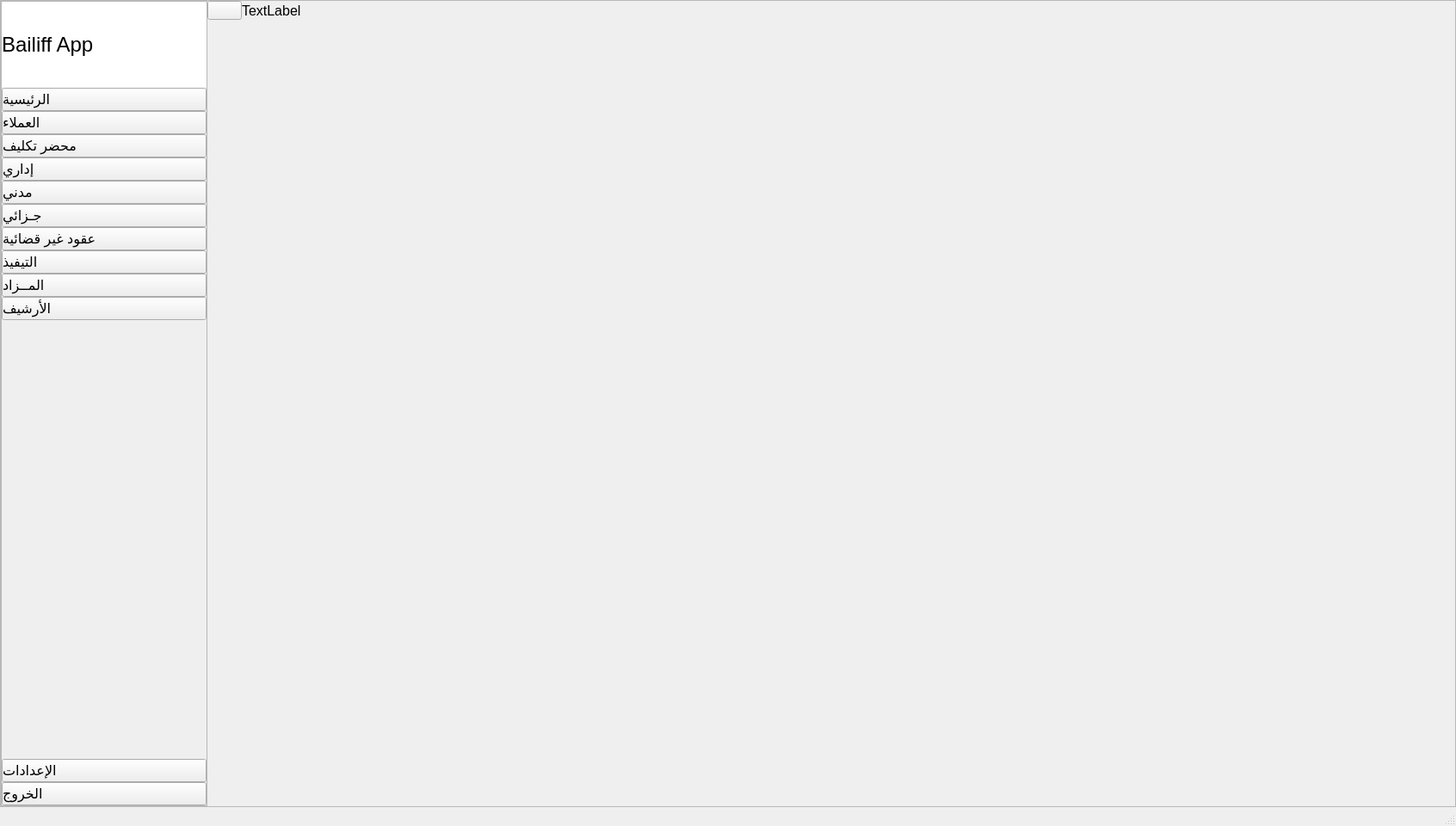
<?xml version="1.0" encoding="UTF-8"?>
<ui version="4.0">
 <class>MainWindow</class>
 <widget class="QMainWindow" name="MainWindow">
  <property name="geometry">
   <rect>
    <x>0</x>
    <y>0</y>
    <width>1692</width>
    <height>960</height>
   </rect>
  </property>
  <property name="windowTitle">
   <string>MainWindow</string>
  </property>
  <property name="styleSheet">
   <string notr="true"/>
  </property>
  <widget class="QWidget" name="centralwidget">
   <layout class="QGridLayout" name="gridLayout">
    <property name="leftMargin">
     <number>0</number>
    </property>
    <property name="topMargin">
     <number>0</number>
    </property>
    <property name="rightMargin">
     <number>0</number>
    </property>
    <property name="bottomMargin">
     <number>0</number>
    </property>
    <property name="spacing">
     <number>0</number>
    </property>
    <item row="0" column="0">
     <widget class="QFrame" name="frame_main">
      <property name="sizePolicy">
       <sizepolicy hsizetype="Expanding" vsizetype="Expanding">
        <horstretch>0</horstretch>
        <verstretch>0</verstretch>
       </sizepolicy>
      </property>
      <property name="frameShape">
       <enum>QFrame::Shape::StyledPanel</enum>
      </property>
      <property name="frameShadow">
       <enum>QFrame::Shadow::Raised</enum>
      </property>
      <layout class="QHBoxLayout" name="horizontalLayout_4">
       <property name="spacing">
        <number>0</number>
       </property>
       <property name="leftMargin">
        <number>0</number>
       </property>
       <property name="topMargin">
        <number>0</number>
       </property>
       <property name="rightMargin">
        <number>0</number>
       </property>
       <property name="bottomMargin">
        <number>0</number>
       </property>
       <item>
        <widget class="QScrollArea" name="scrollArea">
         <property name="sizePolicy">
          <sizepolicy hsizetype="Expanding" vsizetype="Preferred">
           <horstretch>0</horstretch>
           <verstretch>0</verstretch>
          </sizepolicy>
         </property>
         <property name="minimumSize">
          <size>
           <width>240</width>
           <height>0</height>
          </size>
         </property>
         <property name="maximumSize">
          <size>
           <width>16777215</width>
           <height>16777215</height>
          </size>
         </property>
         <property name="widgetResizable">
          <bool>true</bool>
         </property>
         <widget class="QWidget" name="scrollAreaWidgetContents">
          <property name="geometry">
           <rect>
            <x>0</x>
            <y>0</y>
            <width>238</width>
            <height>935</height>
           </rect>
          </property>
          <property name="sizePolicy">
           <sizepolicy hsizetype="Expanding" vsizetype="Expanding">
            <horstretch>0</horstretch>
            <verstretch>0</verstretch>
           </sizepolicy>
          </property>
          <layout class="QVBoxLayout" name="verticalLayout_4">
           <property name="spacing">
            <number>0</number>
           </property>
           <property name="leftMargin">
            <number>0</number>
           </property>
           <property name="topMargin">
            <number>0</number>
           </property>
           <property name="rightMargin">
            <number>0</number>
           </property>
           <property name="bottomMargin">
            <number>0</number>
           </property>
           <item>
            <widget class="QWidget" name="widget_3" native="true">
             <property name="styleSheet">
              <string notr="true">background-color: rgb(255, 255, 255);</string>
             </property>
             <layout class="QHBoxLayout" name="horizontalLayout_3">
              <property name="spacing">
               <number>0</number>
              </property>
              <property name="leftMargin">
               <number>0</number>
              </property>
              <property name="topMargin">
               <number>0</number>
              </property>
              <property name="rightMargin">
               <number>0</number>
              </property>
              <property name="bottomMargin">
               <number>0</number>
              </property>
              <item>
               <widget class="QLabel" name="label_2">
                <property name="sizePolicy">
                 <sizepolicy hsizetype="Preferred" vsizetype="Preferred">
                  <horstretch>0</horstretch>
                  <verstretch>0</verstretch>
                 </sizepolicy>
                </property>
                <property name="font">
                 <font>
                  <pointsize>18</pointsize>
                 </font>
                </property>
                <property name="text">
                 <string>Bailiff App</string>
                </property>
               </widget>
              </item>
              <item>
               <widget class="QLabel" name="label">
                <property name="minimumSize">
                 <size>
                  <width>120</width>
                  <height>100</height>
                 </size>
                </property>
                <property name="maximumSize">
                 <size>
                  <width>120</width>
                  <height>100</height>
                 </size>
                </property>
                <property name="text">
                 <string/>
                </property>
                <property name="pixmap">
                 <pixmap resource="ui.resources.qrc">:/icons/icons/bailiff_logo.png</pixmap>
                </property>
                <property name="scaledContents">
                 <bool>true</bool>
                </property>
               </widget>
              </item>
             </layout>
            </widget>
           </item>
           <item>
            <widget class="QWidget" name="widget_full_menu" native="true">
             <property name="sizePolicy">
              <sizepolicy hsizetype="Expanding" vsizetype="Preferred">
               <horstretch>0</horstretch>
               <verstretch>0</verstretch>
              </sizepolicy>
             </property>
             <property name="styleSheet">
              <string notr="true">text-align: left;</string>
             </property>
             <layout class="QVBoxLayout" name="verticalLayout_3">
              <property name="spacing">
               <number>0</number>
              </property>
              <property name="leftMargin">
               <number>0</number>
              </property>
              <property name="topMargin">
               <number>0</number>
              </property>
              <property name="rightMargin">
               <number>0</number>
              </property>
              <property name="bottomMargin">
               <number>0</number>
              </property>
              <item>
               <widget class="QPushButton" name="pb_home">
                <property name="font">
                 <font>
                  <pointsize>12</pointsize>
                 </font>
                </property>
                <property name="text">
                 <string>الرئيسية</string>
                </property>
                <property name="icon">
                 <iconset resource="ui.resources.qrc">
                  <normaloff>:/icons/icons/dashboard_layout.png</normaloff>:/icons/icons/dashboard_layout.png</iconset>
                </property>
                <property name="iconSize">
                 <size>
                  <width>24</width>
                  <height>24</height>
                 </size>
                </property>
                <property name="checkable">
                 <bool>true</bool>
                </property>
                <attribute name="buttonGroup">
                 <string notr="true">buttonGroup</string>
                </attribute>
               </widget>
              </item>
              <item>
               <widget class="QPushButton" name="pb_clients_show">
                <property name="font">
                 <font>
                  <pointsize>12</pointsize>
                 </font>
                </property>
                <property name="text">
                 <string>العملاء</string>
                </property>
                <property name="icon">
                 <iconset resource="ui.resources.qrc">
                  <normaloff>:/icons/icons/users.png</normaloff>:/icons/icons/users.png</iconset>
                </property>
                <property name="iconSize">
                 <size>
                  <width>24</width>
                  <height>24</height>
                 </size>
                </property>
                <property name="checkable">
                 <bool>true</bool>
                </property>
                <attribute name="buttonGroup">
                 <string notr="true">buttonGroup</string>
                </attribute>
               </widget>
              </item>
              <item>
               <widget class="QPushButton" name="pb_repports_show">
                <property name="font">
                 <font>
                  <pointsize>12</pointsize>
                 </font>
                </property>
                <property name="text">
                 <string>محضر تكليف</string>
                </property>
                <property name="icon">
                 <iconset resource="ui.resources.qrc">
                  <normaloff>:/icons/icons/task.png</normaloff>:/icons/icons/task.png</iconset>
                </property>
                <property name="iconSize">
                 <size>
                  <width>24</width>
                  <height>24</height>
                 </size>
                </property>
                <property name="checkable">
                 <bool>true</bool>
                </property>
                <attribute name="buttonGroup">
                 <string notr="true">buttonGroup</string>
                </attribute>
               </widget>
              </item>
              <item>
               <widget class="QPushButton" name="pb_administration">
                <property name="font">
                 <font>
                  <pointsize>12</pointsize>
                 </font>
                </property>
                <property name="text">
                 <string>إداري</string>
                </property>
                <property name="icon">
                 <iconset resource="ui.resources.qrc">
                  <normaloff>:/icons/icons/business_building.png</normaloff>:/icons/icons/business_building.png</iconset>
                </property>
                <property name="iconSize">
                 <size>
                  <width>24</width>
                  <height>24</height>
                 </size>
                </property>
                <property name="checkable">
                 <bool>true</bool>
                </property>
                <attribute name="buttonGroup">
                 <string notr="true">buttonGroup</string>
                </attribute>
               </widget>
              </item>
              <item>
               <widget class="QPushButton" name="pb_civil">
                <property name="font">
                 <font>
                  <pointsize>12</pointsize>
                 </font>
                </property>
                <property name="text">
                 <string>مدني</string>
                </property>
                <property name="icon">
                 <iconset resource="ui.resources.qrc">
                  <normaloff>:/icons/icons/meeting_room.png</normaloff>:/icons/icons/meeting_room.png</iconset>
                </property>
                <property name="iconSize">
                 <size>
                  <width>24</width>
                  <height>24</height>
                 </size>
                </property>
                <property name="checkable">
                 <bool>true</bool>
                </property>
                <attribute name="buttonGroup">
                 <string notr="true">buttonGroup</string>
                </attribute>
               </widget>
              </item>
              <item>
               <widget class="QPushButton" name="pb_penal">
                <property name="font">
                 <font>
                  <pointsize>12</pointsize>
                 </font>
                </property>
                <property name="text">
                 <string>جـزائي</string>
                </property>
                <property name="icon">
                 <iconset resource="ui.resources.qrc">
                  <normaloff>:/icons/icons/law.png</normaloff>:/icons/icons/law.png</iconset>
                </property>
                <property name="iconSize">
                 <size>
                  <width>24</width>
                  <height>24</height>
                 </size>
                </property>
                <property name="checkable">
                 <bool>true</bool>
                </property>
                <attribute name="buttonGroup">
                 <string notr="true">buttonGroup</string>
                </attribute>
               </widget>
              </item>
              <item>
               <widget class="QPushButton" name="pb_acts">
                <property name="font">
                 <font>
                  <pointsize>12</pointsize>
                 </font>
                </property>
                <property name="text">
                 <string>عقود غير قضائية</string>
                </property>
                <property name="icon">
                 <iconset resource="ui.resources.qrc">
                  <normaloff>:/icons/icons/contract.png</normaloff>:/icons/icons/contract.png</iconset>
                </property>
                <property name="iconSize">
                 <size>
                  <width>24</width>
                  <height>24</height>
                 </size>
                </property>
                <property name="checkable">
                 <bool>true</bool>
                </property>
                <attribute name="buttonGroup">
                 <string notr="true">buttonGroup</string>
                </attribute>
               </widget>
              </item>
              <item>
               <widget class="QPushButton" name="pb_execution">
                <property name="font">
                 <font>
                  <pointsize>12</pointsize>
                 </font>
                </property>
                <property name="text">
                 <string>التيفيذ</string>
                </property>
                <property name="icon">
                 <iconset resource="ui.resources.qrc">
                  <normaloff>:/icons/icons/police.png</normaloff>:/icons/icons/police.png</iconset>
                </property>
                <property name="iconSize">
                 <size>
                  <width>24</width>
                  <height>24</height>
                 </size>
                </property>
                <property name="checkable">
                 <bool>true</bool>
                </property>
                <attribute name="buttonGroup">
                 <string notr="true">buttonGroup</string>
                </attribute>
               </widget>
              </item>
              <item>
               <widget class="QPushButton" name="pb_auction">
                <property name="font">
                 <font>
                  <pointsize>12</pointsize>
                 </font>
                </property>
                <property name="text">
                 <string>المــزاد</string>
                </property>
                <property name="icon">
                 <iconset resource="ui.resources.qrc">
                  <normaloff>:/icons/icons/auctionist.png</normaloff>:/icons/icons/auctionist.png</iconset>
                </property>
                <property name="iconSize">
                 <size>
                  <width>24</width>
                  <height>24</height>
                 </size>
                </property>
                <property name="checkable">
                 <bool>true</bool>
                </property>
                <attribute name="buttonGroup">
                 <string notr="true">buttonGroup</string>
                </attribute>
               </widget>
              </item>
              <item>
               <widget class="QPushButton" name="pb_archives">
                <property name="font">
                 <font>
                  <pointsize>12</pointsize>
                 </font>
                </property>
                <property name="text">
                 <string>الأرشيف</string>
                </property>
                <property name="icon">
                 <iconset resource="ui.resources.qrc">
                  <normaloff>:/icons/icons/binders.png</normaloff>:/icons/icons/binders.png</iconset>
                </property>
                <property name="iconSize">
                 <size>
                  <width>24</width>
                  <height>24</height>
                 </size>
                </property>
                <property name="checkable">
                 <bool>true</bool>
                </property>
                <attribute name="buttonGroup">
                 <string notr="true">buttonGroup</string>
                </attribute>
               </widget>
              </item>
              <item>
               <spacer name="verticalSpacer">
                <property name="orientation">
                 <enum>Qt::Orientation::Vertical</enum>
                </property>
                <property name="sizeHint" stdset="0">
                 <size>
                  <width>20</width>
                  <height>373</height>
                 </size>
                </property>
               </spacer>
              </item>
              <item>
               <widget class="QPushButton" name="pb_control">
                <property name="font">
                 <font>
                  <pointsize>12</pointsize>
                 </font>
                </property>
                <property name="text">
                 <string>الإعدادات</string>
                </property>
                <property name="icon">
                 <iconset resource="ui.resources.qrc">
                  <normaloff>:/icons/icons/settings.png</normaloff>:/icons/icons/settings.png</iconset>
                </property>
                <property name="iconSize">
                 <size>
                  <width>24</width>
                  <height>24</height>
                 </size>
                </property>
                <property name="checkable">
                 <bool>true</bool>
                </property>
                <attribute name="buttonGroup">
                 <string notr="true">buttonGroup</string>
                </attribute>
               </widget>
              </item>
              <item>
               <widget class="QPushButton" name="pb_exit">
                <property name="font">
                 <font>
                  <pointsize>12</pointsize>
                 </font>
                </property>
                <property name="text">
                 <string>الخروج</string>
                </property>
                <property name="icon">
                 <iconset resource="ui.resources.qrc">
                  <normaloff>:/icons/icons/logout.png</normaloff>:/icons/icons/logout.png</iconset>
                </property>
                <property name="iconSize">
                 <size>
                  <width>24</width>
                  <height>24</height>
                 </size>
                </property>
                <property name="checkable">
                 <bool>true</bool>
                </property>
                <attribute name="buttonGroup">
                 <string notr="true">buttonGroup</string>
                </attribute>
               </widget>
              </item>
             </layout>
            </widget>
           </item>
          </layout>
         </widget>
        </widget>
       </item>
       <item>
        <widget class="QWidget" name="widget" native="true">
         <property name="sizePolicy">
          <sizepolicy hsizetype="Expanding" vsizetype="Preferred">
           <horstretch>6</horstretch>
           <verstretch>0</verstretch>
          </sizepolicy>
         </property>
         <layout class="QVBoxLayout" name="verticalLayout_5">
          <property name="spacing">
           <number>0</number>
          </property>
          <property name="leftMargin">
           <number>0</number>
          </property>
          <property name="topMargin">
           <number>0</number>
          </property>
          <property name="rightMargin">
           <number>0</number>
          </property>
          <property name="bottomMargin">
           <number>0</number>
          </property>
          <item>
           <widget class="QWidget" name="widget_2" native="true">
            <layout class="QHBoxLayout" name="horizontalLayout_5">
             <property name="spacing">
              <number>0</number>
             </property>
             <property name="leftMargin">
              <number>0</number>
             </property>
             <property name="topMargin">
              <number>0</number>
             </property>
             <property name="rightMargin">
              <number>0</number>
             </property>
             <property name="bottomMargin">
              <number>0</number>
             </property>
             <item>
              <widget class="QPushButton" name="pb_menu">
               <property name="text">
                <string/>
               </property>
               <property name="icon">
                <iconset resource="ui.resources.qrc">
                 <normaloff>:/icons/icons/squared_menu.png</normaloff>:/icons/icons/squared_menu.png</iconset>
               </property>
               <property name="iconSize">
                <size>
                 <width>20</width>
                 <height>20</height>
                </size>
               </property>
               <property name="checkable">
                <bool>true</bool>
               </property>
              </widget>
             </item>
             <item>
              <widget class="QLabel" name="lbl_page_title">
               <property name="font">
                <font>
                 <pointsize>12</pointsize>
                </font>
               </property>
               <property name="text">
                <string>TextLabel</string>
               </property>
              </widget>
             </item>
             <item>
              <spacer name="horizontalSpacer_2">
               <property name="orientation">
                <enum>Qt::Orientation::Horizontal</enum>
               </property>
               <property name="sizeHint" stdset="0">
                <size>
                 <width>40</width>
                 <height>20</height>
                </size>
               </property>
              </spacer>
             </item>
             <item>
              <widget class="QPushButton" name="pb_settings">
               <property name="text">
                <string/>
               </property>
               <property name="icon">
                <iconset resource="ui.resources.qrc">
                 <normaloff>:/icons/icons/gears.png</normaloff>:/icons/icons/gears.png</iconset>
               </property>
               <property name="iconSize">
                <size>
                 <width>20</width>
                 <height>20</height>
                </size>
               </property>
               <property name="flat">
                <bool>true</bool>
               </property>
              </widget>
             </item>
             <item>
              <widget class="QPushButton" name="pb_notification">
               <property name="text">
                <string/>
               </property>
               <property name="icon">
                <iconset resource="ui.resources.qrc">
                 <normaloff>:/icons/icons/notification.png</normaloff>:/icons/icons/notification.png</iconset>
               </property>
               <property name="iconSize">
                <size>
                 <width>20</width>
                 <height>20</height>
                </size>
               </property>
               <property name="flat">
                <bool>true</bool>
               </property>
              </widget>
             </item>
             <item>
              <widget class="QPushButton" name="pb_infos">
               <property name="text">
                <string/>
               </property>
               <property name="icon">
                <iconset resource="ui.resources.qrc">
                 <normaloff>:/icons/icons/info.png</normaloff>:/icons/icons/info.png</iconset>
               </property>
               <property name="iconSize">
                <size>
                 <width>20</width>
                 <height>20</height>
                </size>
               </property>
               <property name="flat">
                <bool>true</bool>
               </property>
              </widget>
             </item>
            </layout>
           </widget>
          </item>
          <item>
           <widget class="QStackedWidget" name="stackedWidget">
            <widget class="QWidget" name="page"/>
           </widget>
          </item>
         </layout>
        </widget>
       </item>
      </layout>
     </widget>
    </item>
   </layout>
  </widget>
  <widget class="QStatusBar" name="statusBar"/>
 </widget>
 <resources>
  <include location="ui.resources.qrc"/>
  <include location="ui.resources.qrc"/>
 </resources>
 <connections>
  <connection>
   <sender>pb_menu</sender>
   <signal>toggled(bool)</signal>
   <receiver>scrollArea</receiver>
   <slot>setHidden(bool)</slot>
   <hints>
    <hint type="sourcelabel">
     <x>28</x>
     <y>21</y>
    </hint>
    <hint type="destinationlabel">
     <x>240</x>
     <y>563</y>
    </hint>
   </hints>
  </connection>
 </connections>
 <buttongroups>
  <buttongroup name="buttonGroup"/>
 </buttongroups>
</ui>
